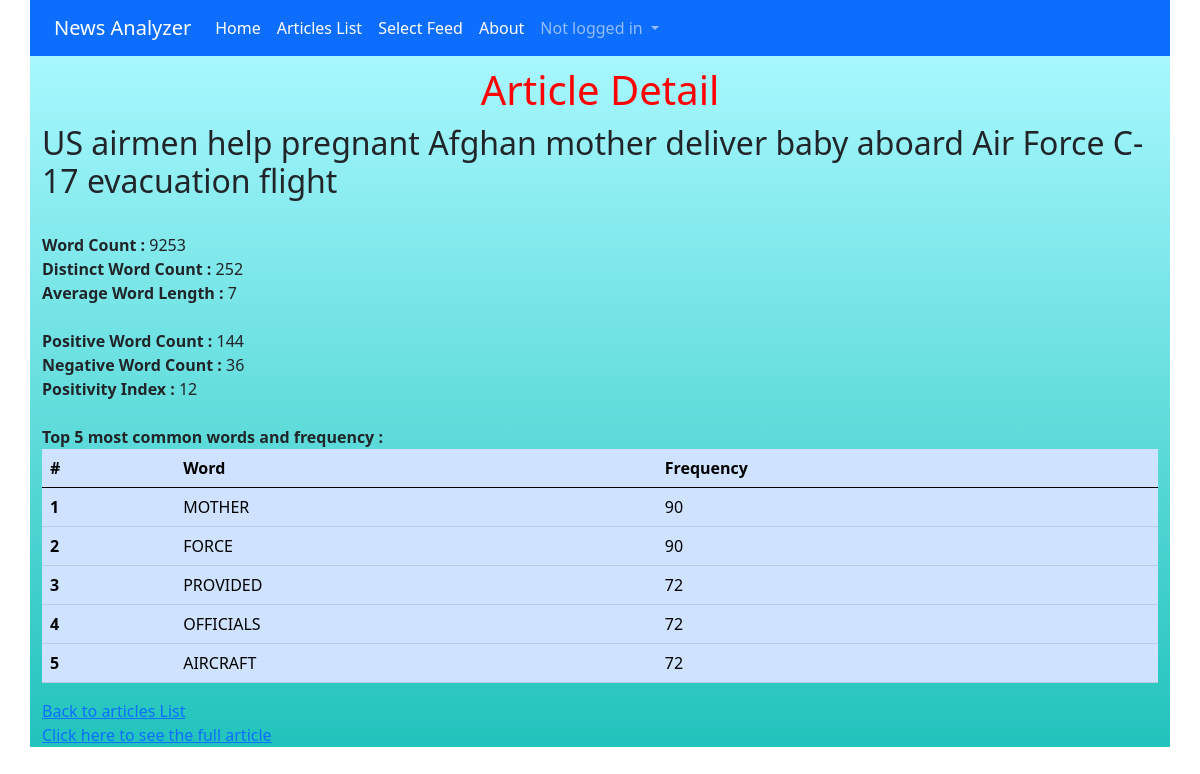
Screenshot of /newsanalyzer/690/ with the database file from the repository.
### newsanalyzer/models.py (models this page shows, shortened)
class Article(models.Model):
    title = models.CharField(max_length=255, null=True)
    link = models.URLField(null=True)
    description = models.CharField(max_length=255, null=True)
    date = models.CharField(max_length=255, null=True)
    word_count = models.IntegerField(null=True)
    positivity_index = models.IntegerField(null=True)
    record_type = models.IntegerField(null=True)
    num_articles = models.IntegerField(null=True)
    distinct_word_count = models.IntegerField(null=True)
    avg_word_length = models.IntegerField(null=True)
    pos_tally = models.IntegerField(null=True)
    neg_tally = models.IntegerField(null=True)
    common_words_1 = models.CharField(max_length=25, null=True)
    common_words_tally_1 = models.IntegerField(null=True)
    common_words_2 = models.CharField(max_length=25, null=True)
    common_words_tally_2 = models.IntegerField(null=True)
    common_words_3 = models.CharField(max_length=25, null=True)
    common_words_tally_3 = models.IntegerField(null=True)
    common_words_4 = models.CharField(max_length=25, null=True)
    common_words_tally_4 = models.IntegerField(null=True)
    common_words_5 = models.CharField(max_length=25, null=True)
    common_words_tally_5 = models.IntegerField(null=True)

### newsanalyzer/views.py (the view)
# urls.py: path('<int:pk>/', ArticleDetailView.as_view(), name='article_detail'),
class ArticleDetailView(DetailView):
    model = Article
    template_name = 'article_detail.html'

### templates/article_detail.html (shortened to what this page needs)
{% extends 'base.html' %}
{% block content %}
   <div class="main-body container">
      <h1>Article Detail</h1>
      <div>
      <h2>{{ article.title }}</h2>
      <br>
      <span class="font-weight-bold">
            Word Count :
      </span>
      {{ article.word_count }}
      <br>
      <span class="font-weight-bold">
            Distinct Word Count :
      </span>
      {{ article.distinct_word_count }}
      <br>
      <span class="font-weight-bold">
            Average Word Length :
      </span>
      {{ article.avg_word_length }}
      <br>
      <br>
      <span class="font-weight-bold">
            Positive Word Count :
      </span>
      {{ article.pos_tally }}
      <br>
      <span class="font-weight-bold">
            Negative Word Count :
      </span>
      {{ article.neg_tally }}
      <br>
      <span class="font-weight-bold">
         Positivity Index :
      </span>
      {{ article.positivity_index }}
      <br>
      <br>
      <span class="font-weight-bold">
            Top 5 most common words and frequency :
      </span>
      <br>
      <table class="table table-primary">
            <thead>
              <tr>
                <th scope="col">#</th>
                <th scope="col">Word</th>
                <th scope="col">Frequency</th>
              </tr>
            </thead>
            <tbody>
              <tr>
                <th scope="row">1</th>
                <td>{{ article.common_words_1 }}</td>
                <td>{{ article.common_words_tally_1 }}</td>
              </tr>
              <tr>
                <th scope="row">2</th>
                <td>{{ article.common_words_2 }}</td>
                <td>{{ article.common_words_tally_2 }}</td>
              </tr>
              <tr>
                 <th scope="row">3</th>
                  <td>{{ article.common_words_3 }}</td>
                  <td>{{ article.common_words_tally_3 }}</td>
              </tr>
              <tr>
                  <th scope="row">4</th>
                  <td>{{ article.common_words_4 }}</td>
                  <td>{{ article.common_words_tally_4 }}</td>
              </tr>
              <tr>
                  <th scope="row">5</th>
                  <td>{{ article.common_words_5 }}</td>
                  <td>{{ article.common_words_tally_5 }}</td>
              </tr>
            </tbody>
          </table>
      <a href="{% url 'article_list' %}">Back to articles List</a>
      <br>
         <a href="{{ article.link }}" target="_blank">Click here to see the full article</a>
      </div>
   </div>
{% endblock content %}

### static/css/style.css (style rules this page uses)
h1 { color: red; margin: 10px; text-align: center; }
.container { display: flex; flex-direction: column; }
.main-body { background: rgb(34,195,188); background: linear-gradient(0deg, rgba(34,195,188,1) 0%, rgba(45,238,253,0.4206057422969187) 100%); }
.font-weight-bold { font-weight: bold; }

### rows the page displays
Article: title "US airmen help pregnant Afghan mother deliver baby aboard Air Force C-17 evacuation flight", word_count "9253", distinct_word_count "252", avg_word_length "7", pos_tally "144", neg_tally "36", positivity_index "12", common_words_1 "MOTHER", common_words_tally_1 "90", common_words_2 "FORCE", common_words_tally_2 "90", common_words_3 "PROVIDED", common_words_tally_3 "72", common_words_4 "OFFICIALS", common_words_tally_4 "72", common_words_5 "AIRCRAFT", common_words_tally_5 "72"
